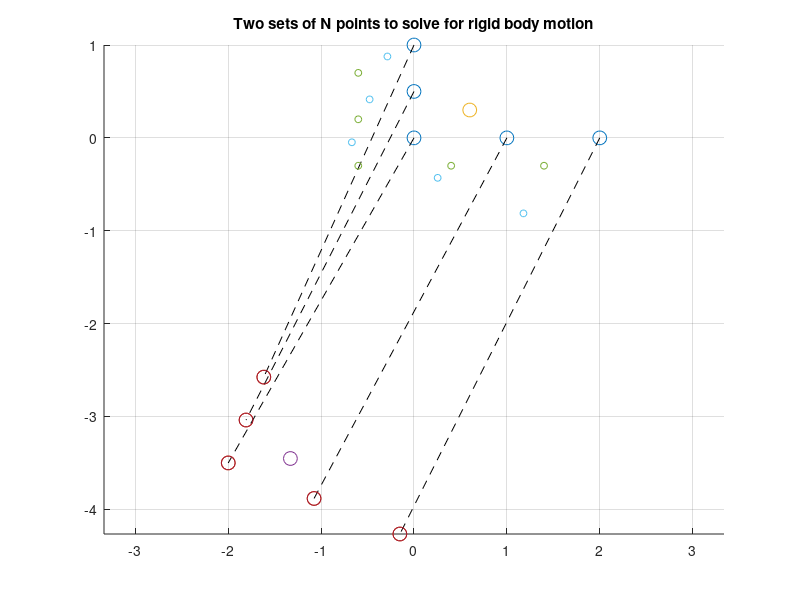

Source code (MATLAB):
% Proof of concept for solving motion estimation using SVD
clc;
clear all;
% close all;
tic;
rng(42) % set random seed
%%
% A rotation to eventually solve for
theta = -pi/8;
R_offset = [cos(theta) -sin(theta); sin(theta) cos(theta)];

% P1 is a pointcloud with random coordinates
N = 5;
% P1 = 0.25*randn(2,N);

% Create a nice P1 around the origin, and a P2 that is a rotated version
% P1 = [-1 -1; -1 1; 1 1; 1 -1]'; % square
% P1 = [-0.2 -0.2; -0.5 0.5; 1 1; 0.5 -0.5; 0.8 0.8]'; % arrow head
P1 = [2 0; 1 0; 0 0; 0 0.5; 0 1]';
P2 = R_offset * P1 + [-2 -3.5]';

% Show points
figure(1);
clf;
hold on;
grid on;
axis equal;
scatter(P1(1,:),P1(2,:),100,'ro');
scatter(P2(1,:),P2(2,:),100,'bo');
for i = 1:N
    plot([P1(1,i) P2(1,i)], [P1(2,i) P2(2,i)],'k--');
end
title('Two sets of N points to solve for rigid body motion');

%% Prepare cross-dispersion matrix C
% Find mean x,y of the set of points
P1_mean = mean(P1,2);
P2_mean = mean(P2,2);

scatter(P1_mean(1,:),P1_mean(2,:),100,'r.');
scatter(P2_mean(1,:),P2_mean(2,:),100,'b.');

% Transform the points over to the origin
P1_origin = P1 - P1_mean;
P2_origin = P2 - P2_mean;

scatter(P1_origin(1,:),P1_origin(2,:),25,'rx');
scatter(P2_origin(1,:),P2_origin(2,:),25,'bx');

W = eye(N); % weights

C = P1_origin * W * P2_origin';

%% Do SVD and find rotation
[U,S,V] = svd(C);
M = eye(2);
M(2,2) = det(U*V');
R_without_M = U*V';
R_final = U*M*V';

R_final = R_final'; % the reflection comes out backwards unless we used V*U'
% there is an inconsistency between Challis 1995 and Arun 1987 I think

theta_R = atan2(R_final(2,1),R_final(1,1));
theta_R_no_M = atan2(R_without_M(2,1),R_without_M(1,1));

%% Transform vector v
v = P2_mean - R_final * P1_mean;

% Move P1 points back onto P2, showing v is correct
P2_restored = R_final * P1 + v;
scatter(P2_restored(1,:),P2_restored(2,:),100,'g+');

